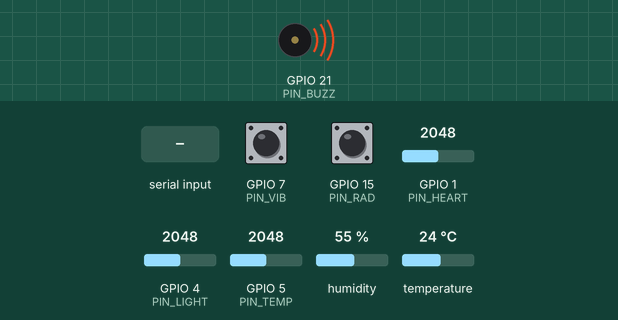
This sketch was run on a simulated ESP32-S3. On the bench: buzzer (waves = sounding, pin HIGH). The inputs (shaded band) are chosen by the test bench; at power-on: temperature 24 °C, GPIO 5 (PIN_TEMP) = 2048, GPIO 1 (PIN_HEART) = 2048, GPIO 4 (PIN_LIGHT) = 2048, GPIO 7 (PIN_VIB) HIGH, GPIO 15 (PIN_RAD) HIGH, humidity 55 %. WiFi joins after 1.5 s; servers stay silent unless stated; EEPROM starts erased; what the sketch prints to the serial monitor is not drawn.

Above: at 1.2 s.
1.3 s: temperature set to 29 °C
2.8 s: temperature set to 32 °C
5.0 s: GPIO 5 (PIN_TEMP) set to 3694
6.5 s: GPIO 5 (PIN_TEMP) set to 3773
10.0 s: "M\n" received over the second serial link
At 11.2 s:
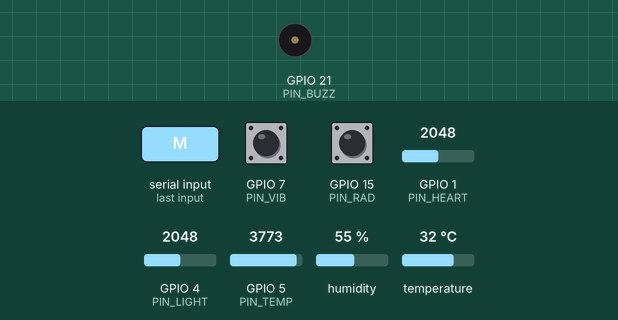
Timing chart, 0 to 12.5 s (numbered marks = the images above; inputs shaded):
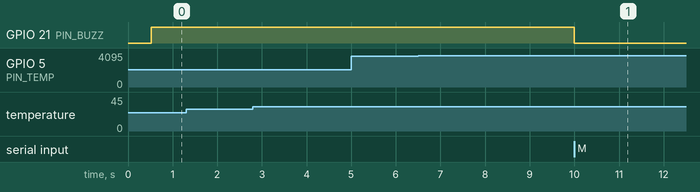

Measured:
- after the input at 1.3 s, every drawn part: stays the same
- after the input at 2.8 s, every drawn part: stays the same
- after the input at 5.0 s, every drawn part: stays the same
- after the input at 6.5 s, every drawn part: stays the same
- after the input at 10.0 s, GPIO 21 (PIN_BUZZ): HIGH → LOW at once

The sketch:

IASO.ino
```cpp
// IASO - monitor de signos vitales de astronauta. ESP32 + Nextion NX3224T024 + kit KY-xxx -> MQTT.
// Librerias (Library Manager): PubSubClient, DHT sensor library.
#include <WiFi.h>
#include <PubSubClient.h>
#include <DHT.h>
#include <WebServer.h>
#include <Preferences.h>
#include "config.h"
#include "dashboard_html.h"

WebServer web(80);
Preferences prefs;
char js[384] = "{}";   // ultima telemetria, servida en /data
String labJson;        // ultimos datos manuales (laboratorio, SpO2, presion...), guardados en flash
String basalJson;      // basal individual de esos mismos datos, guardado en flash
String perfilJson;     // perfil del astronauta (sexo, nacimiento, altura, peso, meta de ejercicio), guardado en flash

WiFiClient net;
PubSubClient mqtt(net);
DHT dht(PIN_DHT, DHT11);

// KY-013: NTC 10k (Beta 3950) en divisor con 10k a 3V3. -127 = sin sensor (pin en 0 V o en 3.3 V)
// el ADC del S3 satura cerca de 3.1 V; 0..50 C da ~0.7..2.6 V, asi que fuera de 0.3..3.0 V es cableado malo
float bodyTemp() {
  uint32_t mv = 0; for (int i = 0; i < 16; i++) mv += analogReadMilliVolts(PIN_TEMP);
  mv /= 16;
  if (mv < 300 || mv > 3000) return -127;
  float r = NTC_HIGH ? 10000.0f * (3300.0f / mv - 1) : 10000.0f * mv / (3300.0f - mv);
  return 1.0f / (1 / 298.15f + logf(r / 10000.0f) / 3950.0f) - 273.15f;
}

// ---- pulso (KY-039): deteccion de picos + IBI para BPM y HRV (RMSSD) ----
#define NIBI 20
float ibi[NIBI]; int nIbi = 0, iIbi = 0;
float base = 0, sig = 0, env = 0;
uint32_t lastBeat = 0, lastSample = 0;
bool above = false;

void heartTick() {
  if (micros() - lastSample < 10000) return;  // 100 Hz
  lastSample = micros();
  float raw = analogRead(PIN_HEART) * HR_SIGN;
  base += 0.01f * (raw - base);
  sig += 0.2f * ((raw - base) - sig);
  env = max(fabsf(sig), env * 0.995f);
  float thr = env * 0.5f;
  uint32_t now = millis();
  if (env > 20 && !above && sig > thr) {
    above = true;
    float d = now - lastBeat;
    if (lastBeat && d > 300 && d < 1500) { ibi[iIbi] = d; iIbi = (iIbi + 1) % NIBI; if (nIbi < NIBI) nIbi++; }
    lastBeat = now;
  } else if (sig < thr * 0.5f) above = false;
}

float bpm() {  // 0 = sin dedo / sin datos
  if (nIbi < 5 || millis() - lastBeat > 3000) return 0;
  float s = 0; for (int i = 0; i < nIbi; i++) s += ibi[i];
  return 60000.0f * nIbi / s;
}
float rmssd() {
  if (nIbi < 5 || millis() - lastBeat > 3000) return 0;
  // el buffer es circular: recorrer en orden cronologico
  float s = 0; int start = (nIbi == NIBI) ? iIbi : 0;
  for (int i = 1; i < nIbi; i++) {
    float a = ibi[(start + i - 1) % NIBI], b = ibi[(start + i) % NIBI];
    s += (b - a) * (b - a);
  }
  return sqrtf(s / (nIbi - 1));
}

// ---- movimiento y radiacion ----
volatile uint32_t vibCount = 0, radCount = 0;
void IRAM_ATTR onVib() { vibCount++; }
void IRAM_ATTR onRad() { radCount++; }
uint32_t lastMove = 0;

// ---- Nextion: pantalla tactil disenada en nextion/IASO.HMI (cargar con NextionBridge/upload_tft.py) ----
// page0 Vitales: t7 pulso, t8 HRV, t9 temp, t14 alertas | page1 Ambiente: t10 rad, t11 cabina, t12 actividad, t13 luz
// page2 Sistema: t7 encendido, t8 red, t9 MQTT, b3 silenciar (envia 'M'), h0 brillo (lo maneja la pantalla)
// los valores son vscope global, por eso se pueden escribir aunque su pagina no este visible
void nexCmd(const char* c) {
  Serial2.print(c); Serial2.write(0xFF); Serial2.write(0xFF); Serial2.write(0xFF);
}
void nexTxt(const char* obj, const char* val) {
  char c[80]; snprintf(c, sizeof c, "%s.txt=\"%s\"", obj, val); nexCmd(c);
}
bool muted = false;  // alarma silenciada desde la pantalla; se rearma sola cuando ya no hay alertas
void nexInput() {
  while (Serial2.available())
    if (Serial2.read() == 'M') {
      muted = !muted;
      if (muted) digitalWrite(PIN_BUZZ, LOW);
      nexTxt("page2.b3", muted ? "Silenciado" : "Silenciar");
    }
}

// guarda un JSON manual (lab, basal o perfil) en flash y lo publica retained si hay MQTT
void saveManual(const char* name, String& store) {
  String b = web.arg("plain");
  if (b.length() > 600 || !b.startsWith("{")) { web.send(400); return; }
  store = b; prefs.putString(name, b);
  if (mqtt.connected()) mqtt.publish((String("iaso/") + ASTRO_ID + "/" + name).c_str(), b.c_str(), true);
  web.send(204);
}

void wifiMqtt() {
  // el ESP32 reconecta solo; no repetir WiFi.begin() porque cada intento corta la red propia
  if (WiFi.status() != WL_CONNECTED) return;
  if (!mqtt.connected()) {
    String t = String("iaso/") + ASTRO_ID + "/status";
    mqtt.connect(ASTRO_ID, nullptr, nullptr, t.c_str(), 0, true, "offline");
    if (mqtt.connected()) mqtt.publish(t.c_str(), "online", true);
  }
}

float baseHr = 0, baseHrv = 0; int hrN = 0;  // perfil basal individual (media movil lenta)
uint32_t lastPub = 0;

void setup() {
  Serial.begin(115200);
  Serial2.setTxBufferSize(1024);  // a 9600 baud la pantalla tarda ~0.7 s: sin buffer bloquearia el muestreo del pulso
  Serial2.begin(9600, SERIAL_8N1, NEX_RX, NEX_TX);
  nexCmd("");  // limpia cualquier basura en el buffer de la pantalla
  pinMode(PIN_VIB, INPUT_PULLUP); pinMode(PIN_RAD, INPUT); pinMode(PIN_BUZZ, OUTPUT);
  attachInterrupt(PIN_VIB, onVib, FALLING);
  attachInterrupt(PIN_RAD, onRad, FALLING);
  dht.begin();
  mqtt.setServer(MQTT_HOST, MQTT_PORT);
  mqtt.setBufferSize(1024);  // el default (256 B) corta la telemetria con alertas y los datos de laboratorio
  analogSetAttenuation(ADC_11db);

  WiFi.mode(WIFI_AP_STA);
  WiFi.setTxPower(WIFI_POWER_8_5dBm);  // menos pico de corriente (evita brownout con USB debil); alcanza ~10 m
  WiFi.softAP(AP_SSID, AP_PASS);
  if (strlen(WIFI_SSID)) WiFi.begin(WIFI_SSID, WIFI_PASS);
  prefs.begin("iaso");
  labJson = prefs.getString("lab", "{}");
  basalJson = prefs.getString("basal", "{}");
  perfilJson = prefs.getString("perfil", "{}");
  web.on("/", [] { web.send_P(200, "text/html; charset=utf-8", DASHBOARD_HTML); });
  web.on("/data", [] { web.send(200, "application/json", js); });
  // /lab = valores actuales, /basal = referencia individual; el dashboard compara uno contra otro
  web.on("/lab", HTTP_GET, [] { web.send(200, "application/json", labJson); });
  web.on("/lab", HTTP_POST, [] { saveManual("lab", labJson); });
  web.on("/basal", HTTP_GET, [] { web.send(200, "application/json", basalJson); });
  web.on("/basal", HTTP_POST, [] { saveManual("basal", basalJson); });
  web.on("/perfil", HTTP_GET, [] { web.send(200, "application/json", perfilJson); });
  web.on("/perfil", HTTP_POST, [] { saveManual("perfil", perfilJson); });
  web.begin();
  Serial.printf("Red %s -> http://%s\n", AP_SSID, WiFi.softAPIP().toString().c_str());

  lastMove = millis(); lastPub = millis();
}

void loop() {
  heartTick();
  nexInput();
  web.handleClient();
  if (millis() - lastPub < PUBLISH_MS) return;
  uint32_t dt = millis() - lastPub; lastPub = millis();

  noInterrupts(); uint32_t vib = vibCount, rad = radCount; vibCount = radCount = 0; interrupts();
  if (vib) lastMove = millis();
  float cpm = rad * 60000.0f / dt;
  uint32_t still = millis() - lastMove;
  const char* act = (still > REST_MS) ? "rest" : "active";
  uint32_t restMin = still > REST_MS ? still / 60000 : 0;  // modulo de sueno: duracion aprox. del descanso actual

  float hr = bpm(), hrv = rmssd();
  float tb = bodyTemp();
  float tc = dht.readTemperature(), hum = dht.readHumidity();
  int light = analogRead(PIN_LIGHT);

  // alertas: rangos fijos + desviacion respecto al basal propio
  String al = "";
  if (hr > 0) {
    // basal: ~1 min de calentamiento y constante de tiempo ~4 min, sin importar PUBLISH_MS
    const int warm = 60000 / PUBLISH_MS; const float k = 0.02f * PUBLISH_MS / 5000;
    if (hr > 120 || hr < 45) al += "HR ";
    if (hrN >= warm && fabsf(hr - baseHr) > 0.25f * baseHr) al += "HR_BASAL ";
    // modulo de estres: caida de HRV >40% bajo el basal (sin GSR en el kit)
    if (hrN >= warm && hrv > 0 && hrv < 0.6f * baseHrv) al += "ESTRES ";
    baseHr = hrN ? baseHr + k * (hr - baseHr) : hr;
    baseHrv = hrN ? baseHrv + k * (hrv - baseHrv) : hrv;
    if (hrN < warm) hrN++;
  }
  if (tb > -100 && (tb >= 38 || tb <= 35)) al += "TEMP ";
  if (!isnan(tc) && tc > 30) al += "CABINA ";
  if (cpm > RAD_CPM_MAX) al += "RAD ";
  if (!al.length() && muted) { muted = false; nexTxt("page2.b3", "Silenciar"); }
  digitalWrite(PIN_BUZZ, al.length() && !muted ? HIGH : LOW);

  snprintf(js, sizeof js,
    "{\"hr\":%.0f,\"hrv\":%.0f,\"temp\":%.1f,\"cab_t\":%.1f,\"cab_h\":%.0f,\"move\":%u,\"act\":\"%s\",\"rest_min\":%lu,"
    "\"rad_cpm\":%.1f,\"light\":%d,\"alerts\":\"%s\",\"up\":%.1f}",
    hr, hrv, tb, isnan(tc) ? 0 : tc, isnan(hum) ? 0 : hum, vib, act, restMin, cpm, light, al.c_str(), millis() / 1000.0f);  // up con decimas: los visores lo usan para no repetir muestras
  Serial.println(js);

  wifiMqtt();
  if (mqtt.connected()) mqtt.publish((String("iaso/") + ASTRO_ID + "/telemetry").c_str(), js);
  mqtt.loop();

  char b[32];
  snprintf(b, sizeof b, "%.0f bpm", hr);    nexTxt("page0.t7", hr > 0 ? b : "sin dedo");
  snprintf(b, sizeof b, "%.0f ms", hrv);    nexTxt("page0.t8", b);
  if (tb > -100) snprintf(b, sizeof b, "%.1f C", tb); else strcpy(b, "sin sensor");
  nexTxt("page0.t9", b);
  nexCmd(al.length() ? "page0.t14.pco=63488" : "page0.t14.pco=2016");  // rojo / verde
  al.trim(); nexTxt("page0.t14", al.length() ? al.c_str() : "Sin alertas");
  snprintf(b, sizeof b, "%.1f CPM", cpm);   nexTxt("page1.t10", b);
  if (isnan(tc)) strcpy(b, "sin sensor"); else snprintf(b, sizeof b, "%.0fC %.0f%%", tc, hum);
  nexTxt("page1.t11", b);
  if (still > REST_MS) snprintf(b, sizeof b, "rest %lu min", restMin); else strcpy(b, act);
  nexTxt("page1.t12", b);
  snprintf(b, sizeof b, "%d", light); nexTxt("page1.t13", b);
  uint32_t up = millis() / 60000;
  snprintf(b, sizeof b, "%luh %02lum", up / 60, up % 60); nexTxt("page2.t7", b);
  nexTxt("page2.t8", WiFi.status() == WL_CONNECTED ? WiFi.localIP().toString().c_str()
                                                   : WiFi.softAPIP().toString().c_str());
  nexTxt("page2.t9", !strlen(WIFI_SSID) ? "sin WiFi" : mqtt.connected() ? "conectado" : "desconectado");
}
```

config.h
```cpp
#pragma once
// Red propia del ESP32: conecta el celular y abre http://192.168.4.1
#define AP_SSID     "IASO-astro01"
#define AP_PASS     "iaso1234"     // minimo 8 caracteres

// WiFi con internet (2.4 GHz) para MQTT. Dejalo "" para usar solo la red propia.
#define WIFI_SSID   ""
#define WIFI_PASS   ""

// Broker Mosquitto publico y gratis (sin cuenta). Cualquiera puede leer los topics:
// cambia ASTRO_ID por algo unico y no uses datos reales de personas.
#define MQTT_HOST   "test.mosquitto.org"
#define MQTT_PORT   1883
#define ASTRO_ID    "iaso-astro01-x7k2"

// Pines ESP32-S3. Analogicos solo en ADC1 (GPIO1-10): el ADC2 no funciona con WiFi activo.
// Evitar: 0/3/45/46 (arranque), 19/20 (USB), 26-37 (flash/PSRAM), 43/44 (USB-serie), 38/48 (LED RGB de la placa)
#define PIN_HEART   1    // KY-039 pulso (analogico)
#define PIN_LIGHT   4    // KY-018 fotorresistor (analogico)
#define PIN_TEMP    5    // KY-013 (placa HW-498) termistor NTC 10k, temperatura de piel (analogico, ADC1)
#define NTC_HIGH    0    // 0 = termistor entre S y GND; pon 1 si al calentar el sensor la temperatura BAJA
#define PIN_DHT     6    // KY-015 DHT11 temp/humedad de cabina
#define PIN_VIB     7    // KY-002 vibracion -> movimiento
#define PIN_RAD     15   // pulso de contador Geiger (NO viene en el kit)
#define PIN_BUZZ    21   // KY-012 buzzer activo (alertas)
#define NEX_RX      17   // ESP32 RX2 <- Nextion TX
#define NEX_TX      18   // ESP32 TX2 -> Nextion RX

#define HR_SIGN       1      // pon -1 si tu KY-039 da la senal invertida
#define PUBLISH_MS    500    // cada cuanto se actualizan pantalla, dashboard y MQTT (la pantalla a 9600 baud usa ~0.35 s)
#define REST_MS       600000UL  // sin movimiento 10 min => "rest"
#define RAD_CPM_MAX   100       // ajustar al dosimetro real
```

Source omitted: dashboard_html.h (11813 bytes)
